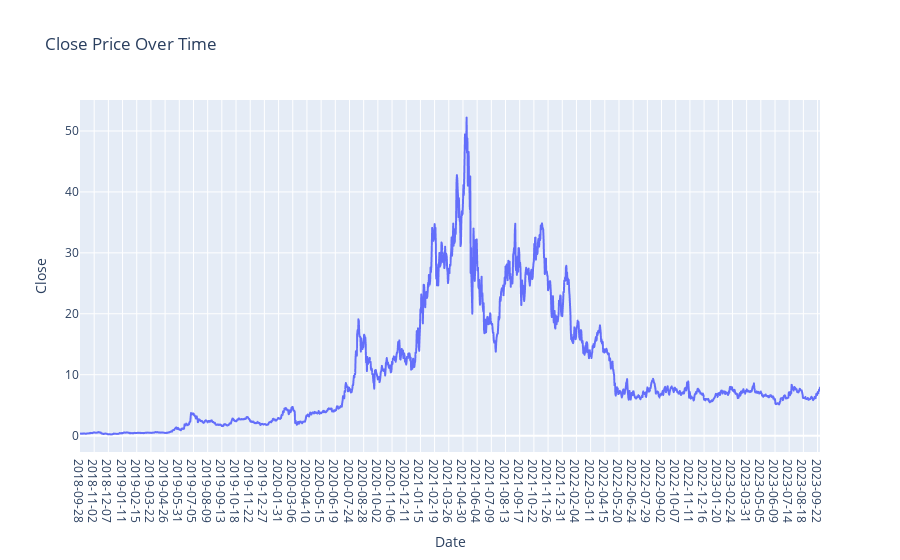

The notebook cell saved with this chart:
### Markdown cell above
## iv) Graph for Close Column Values

### Code cell
plt.figure(figsize=(14, 6))
fig = px.line(LINK.Close,x=LINK.Date, y='Close', labels={'x': 'Date', 'y': 'Price'}, title='Close Price Over Time')
fig.update_xaxes(type='category')  # Ensure the x-axis treats the index as categorical (date)
fig.show()

### Figure 1 — Plotly figure (JSON) as saved in the notebook; plotly's stock layout.template omitted (floating-point values rounded to 4 significant figures; data arrays with more than 128 entries replaced by an {"elided": "..."} marker saying what was removed)
{"data": [{"hovertemplate": "Date=%{x}<br>Close=%{y}<extra></extra>", "legendgroup": "", "line": {"color": "#636efa", "dash": "solid"}, "marker": {"symbol": "circle"}, "mode": "lines", "name": "", "showlegend": false, "type": "scattergl", "x": {"elided": "1827 str values"}, "xaxis": "x", "y": {"elided": "1827 float values"}, "yaxis": "y"}], "layout": {"legend": {"tracegroupgap": 0}, "title": {"text": "Close Price Over Time"}, "xaxis": {"anchor": "y", "domain": [0, 1], "title": {"text": "Date"}, "type": "category"}, "yaxis": {"anchor": "x", "domain": [0, 1], "title": {"text": "Close"}}}}
